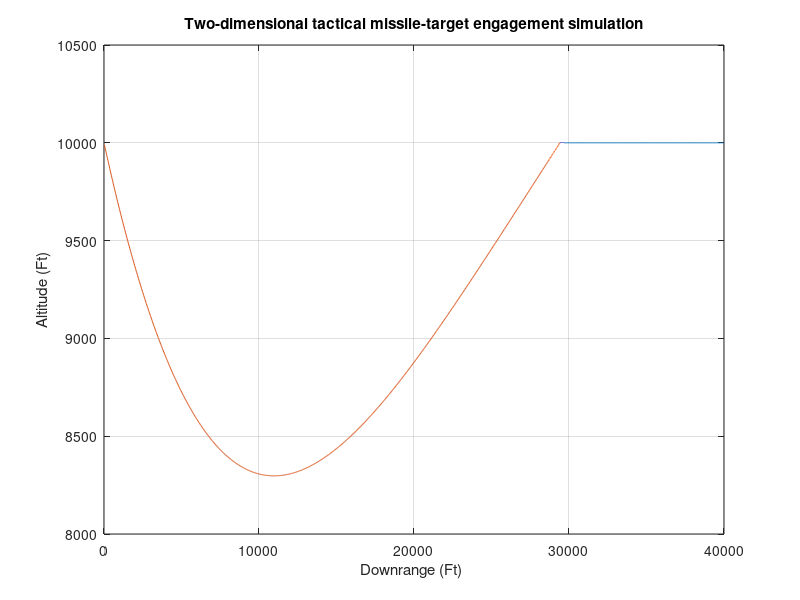
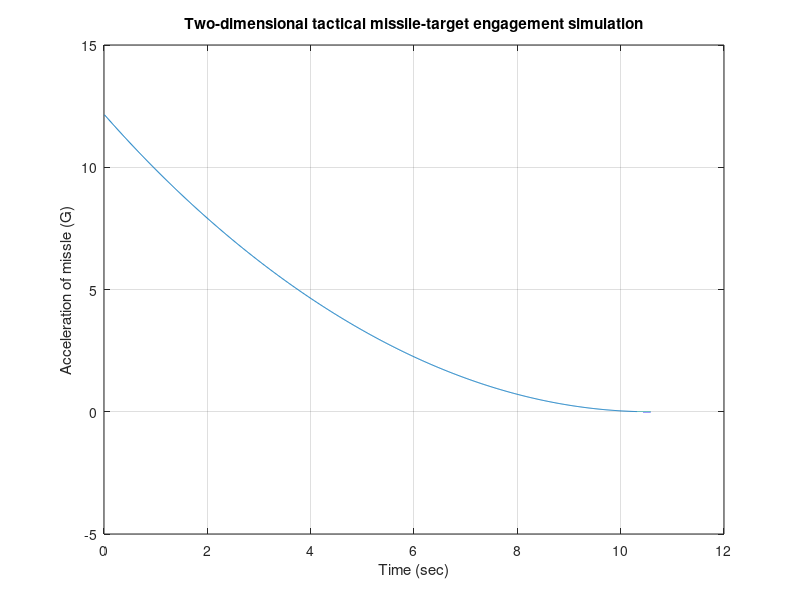

These figures' MATLAB source, in order:
n=0;
VM = 3000.;
VT = 1000.;
XNT = 0.;
HEDEG = -20.;
XNP = 4.;
RM1 = 0.;
RM2 = 10000.;

RT1 = 40000.;
RT2 = 10000.;
BETA=0.;
VT1=-VT*cos(BETA);
VT2=VT*sin(BETA);
HE=HEDEG/57.3;
T=0.;
S=0.;
RTM1=RT1-RM1;
RTM2=RT2-RM2;
RTM=sqrt(RTM1*RTM1+RTM2*RTM2);
XLAM=atan2(RTM2,RTM1);
XLEAD=asin(VT*sin(BETA+XLAM)/VM);

THET=XLAM+XLEAD;
VM1=VM*cos(THET+HE);
VM2=VM*sin(THET+HE);
VTM1 = VT1 - VM1;
VTM2 = VT2 - VM2;
VC=-(RTM1*VTM1 + RTM2*VTM2)/RTM;

while VC>= 0
    if RTM < 1000
        H=.0002;
    else
        H=.01;
    end
    BETAOLD=BETA;
    RT1OLD=RT1;
    RT2OLD=RT2;
    RM1OLD=RM1;
    RM2OLD=RM2;
    VM1OLD=VM1;
    VM2OLD=VM2;
    STEP=1;
    FLAG=0;
    while STEP <= 1
        if FLAG==1
        STEP=2;
        BETA=BETA+H*BETAD;
        RT1=RT1+H*VT1;
        RT2=RT2+H*VT2;
        RM1=RM1+H*VM1;
        RM2=RM2+H*VM2;
        VM1=VM1+H*AM1;
        VM2=VM2+H*AM2;
        T=T+H;
        end

        RTM1=RT1-RM1;
        RTM2=RT2-RM2;
        RTM=sqrt(RTM1*RTM1+RTM2*RTM2);
        VTM1=VT1-VM1;
        VTM2=VT2-VM2;
        VC=-(RTM1*VTM1+RTM2*VTM2)/RTM;
        XLAM=atan2(RTM2,RTM1);
        XLAMD=(RTM1*VTM2-RTM2*VTM1)/(RTM*RTM);
        XNC=XNP*VC*XLAMD;
        AM1=-XNC*sin(XLAM);
        AM2=XNC*cos(XLAM);
        VT1=-VT*cos(BETA);
        VT2=VT*sin(BETA);
        BETAD=XNT/VT;
        FLAG=1;
    end
    FLAG=0;
    BETA=.5*(BETAOLD+BETA+H*BETAD);
    RT1=.5*(RT1OLD+RT1+H*VT1);
    RT2=.5*(RT2OLD+RT2+H*VT2);
    RM1=.5*(RM1OLD+RM1+H*VM1);
    RM2=.5*(RM2OLD+RM2+H*VM2);
    VM1=.5*(VM1OLD+VM1+H*AM1);
    VM2=.5*(VM2OLD+VM2+H*AM2);
    S=S+H;
    if S <= .09999
        S=0.;
        n=n+1;
        ArrayT(n)=T;
        ArrayRT1(n)=RT1;
        ArrayRT2(n)=RT2;
        ArrayRM1(n)=RM1;
        ArrayRM2(n)=RM2;
        ArrayXNCG(n)=XNC/32.2;
        ArrayRTM(n)=RTM;
    end
end
figure
plot(ArrayRT1,ArrayRT2,ArrayRM1,ArrayRM2),grid
title('Two-dimensional tactical missile-target engagement simulation')
xlabel('Downrange (Ft) ')
ylabel('Altitude (Ft)')
figure
plot(ArrayT,ArrayXNCG),grid
title('Two-dimensional tactical missile-target engagement simulation')

xlabel('Time (sec)')
ylabel('Acceleration of missle (G)')
clc
output=[ArrayT',ArrayRT1',ArrayRT2',ArrayRM1',ArrayRM2',ArrayXNCG',ArrayRTM'];
disp ('*** Simulation Complete')